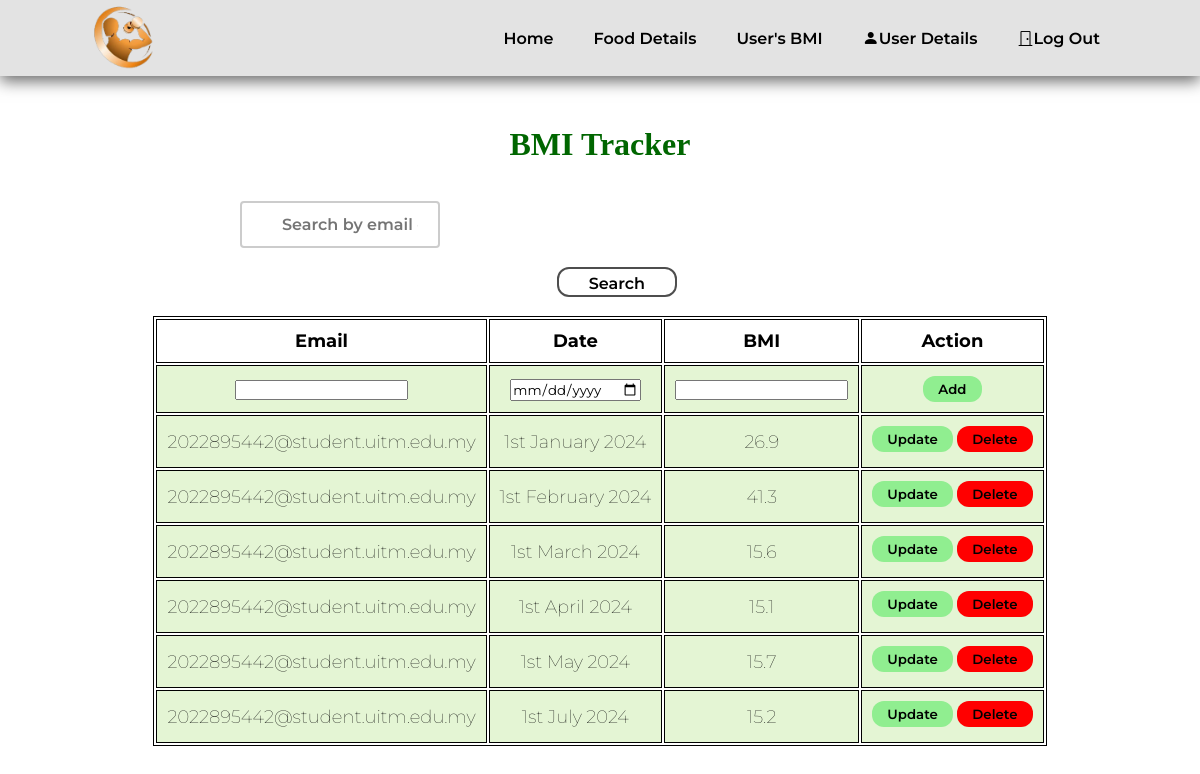
Before: /adminbmi.php (signed in) with the older database file.
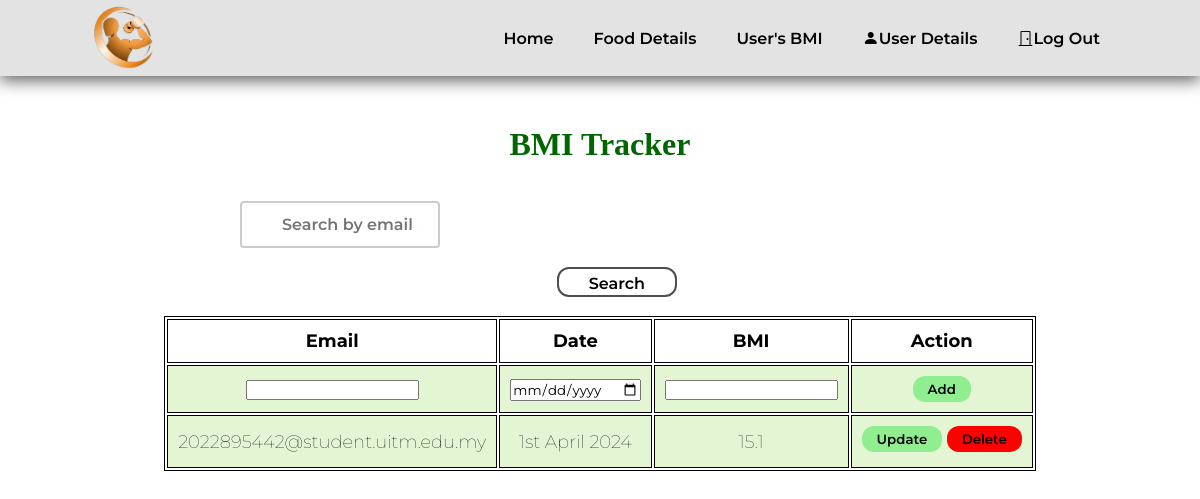
After: the same page with the newer database file.
### tables this page shows
CREATE TABLE `bmi` (
  `email` varchar(30) NOT NULL,
  `suggestID` varchar(10) NOT NULL,
  `date` date NOT NULL,
  `bmi_value` double NOT NULL
);

### adminbmi.php (the view, shortened to what this page needs)
<?php
include 'conn.php';
$search = '';
$bmiResults = null;
if (isset($_POST['search'])) {
    $search = $_POST['search'];
    $sql = "SELECT email, DATE_FORMAT(date, '%D %M %Y') AS formatted_date, bmi_value FROM bmi WHERE email LIKE '%$search%' OR email IN (SELECT email FROM user WHERE username LIKE '%$search%') ORDER BY email, date ASC";
    $bmiResults = $conn->query($sql);
} else {
    $sql = "SELECT email, DATE_FORMAT(date, '%D %M %Y') AS formatted_date, bmi_value FROM bmi ORDER BY email, date ASC";
    $bmiResults = $conn->query($sql);
}
?>
<!DOCTYPE html>
<html lang="en">
<head>
    <link rel="stylesheet" href="https://cdn.jsdelivr.net/npm/bootstrap-icons@1.8.3/font/bootstrap-icons.css">
    <link rel="stylesheet" href="css/home.css">
</head>
<body>
    <section id="header">
        <a href="adminhome.php"><img id="logo" src="newlogo2.png" alt="" class="logo" width="90" height="auto"></a>
        <div>
            <ul id="navbar">
                <li><a href="adminhome.php">Home</a></li>
                <li><a href="adminfood.php">Food Details</a></li>
                <li><a href="adminbmi.php">User's BMI</a></li>
                <li><a href="adminuser.php"><i class='bi bi-person-fill'></i>User Details</a></li>
                <li><a href="login.php"><i class="bi bi-door-closed"></i>Log Out</a></li>
            </ul>
        </div>
    </section>
    <section>
        <h1>BMI Tracker</h1>
        <form method="post">
            <div class="search-container">
                <br><br>
                <input class="search" type="text" name="search" placeholder="Search by email or username" value="<?php echo htmlspecialchars($search); ?>">
                <br><br>
                <div class="search-container2"><button class="searchbtn" type="submit">Search</button></div>
                <br>
            </div>
        </form>
        <table>
            <tr>
                <th>Email</th>
                <th>Date</th>
                <th>BMI</th>
                <th>Action</th>
            </tr>
            <tr>
                <form action="" method="post">
                    <td><input type="text" name="email"></td>
                    <td><input type="date" name="date"></td>
                    <td><input type="text" name="bmi_value"></td>
                    <td><button name="addBtn" style="background-color: lightgreen;">Add</button></td>
                </form>
            </tr>
            <?php
                if ($bmiResults && $bmiResults->num_rows > 0) {
                    while($rows = $bmiResults->fetch_assoc()) {
            ?>
            <tr>
                <td><?php echo $rows['email'];?></td>
                <td><?php echo $rows['formatted_date'];?></td>
                <td><?php echo $rows['bmi_value'];?></td>
                <td><?php echo "<a href=updatebmi.php?bmiEmail=$rows[email]&bmi=$rows[bmi_value]><button style='background-color: lightgreen; margin-bottom: 5px'>Update</button></a>";?>
                <?php echo "<a href=delete.php?bmiEmail=$rows[email]&bmi=$rows[bmi_value]><button style='background-color: red;'>Delete</button></a>";?></td>
            </tr>
            <?php
                    }
                } else {
                    echo "<tr><td colspan='4'>No results found</td></tr>";
                }
            ?>
        </table>
    </section>
</body>
</html>

Changed rows visible on the page:
removed bmi: email "2022895442@student.uitm.edu.my", formatted_date "1st January 2024", bmi_value "26.9"
removed bmi: email "2022895442@student.uitm.edu.my", formatted_date "1st February 2024", bmi_value "41.3"
removed bmi: email "2022895442@student.uitm.edu.my", formatted_date "1st March 2024", bmi_value "15.6"
removed bmi: email "2022895442@student.uitm.edu.my", formatted_date "1st May 2024", bmi_value "15.7"
removed bmi: email "2022895442@student.uitm.edu.my", formatted_date "1st July 2024", bmi_value "15.2"
